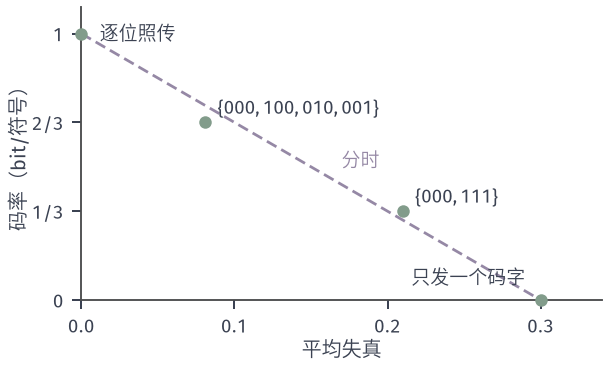

Here is the Python script that generated this plot:
"""Rate and expected Hamming distortion of four simple block codes for X~Bern(0.3).
Exact sums over source blocks; time-sharing segment between (D,R)=(0.3,0) and (0,1)."""
from pathlib import Path
import sys
import itertools
HERE = Path(__file__).resolve().parent
sys.path.insert(0, str(HERE.parent/'rd-common'))
from common import *


def code_perf(n, book, p=P_SRC):
    """exact expected per-letter Hamming distortion with nearest-codeword encoder"""
    E = 0.
    for x in itertools.product([0, 1], repeat=n):
        px = np.prod([p if b else 1-p for b in x])
        E += px*min(sum(a != b for a, b in zip(x, c)) for c in book)/n
    return E


pts = {
    'const': (code_perf(1, [(0,)]), 0.),
    'ident': (code_perf(1, [(0,), (1,)]), 1.),
    'rep3': (code_perf(3, [(0, 0, 0), (1, 1, 1)]), 1/3),
    'four3': (code_perf(3, [(0, 0, 0), (1, 0, 0), (0, 1, 0), (0, 0, 1)]), 2/3),
}
fig, ax = figure(width_mm=86, height_mm=52)
ax.plot([0, .3], [1, 0], color=PURPLE, lw=1.1, ls=DASH, zorder=2)
for k, (D, R) in pts.items():
    dot(ax, D, R, GREEN, ms=5)
lab(ax, .29, .06, '只发一个码字', INK, ha='right')
lab(ax, .012, 1.0, '逐位照传', INK, ha='left', va='center')
D, R = pts['rep3']; lab(ax, D+.008, R+.03, '$\\{000,111\\}$', INK, ha='left')
D, R = pts['four3']; lab(ax, D+.008, R+.03, '$\\{000,100,010,001\\}$', INK, ha='left')
lab(ax, .17, .5, '分时', PURPLE, ha='left')
ax.set_xlim(0, .34); ax.set_ylim(0, 1.1)
ax.set_xticks([0, .1, .2, .3]); ax.set_yticks([0, 1/3, 2/3, 1]); ax.set_yticklabels(['0', '1/3', '2/3', '1'])
axlab(ax, '平均失真', '码率（bit/符号）')
save(fig, HERE, 'figure', {k: list(v) for k, v in pts.items()})
